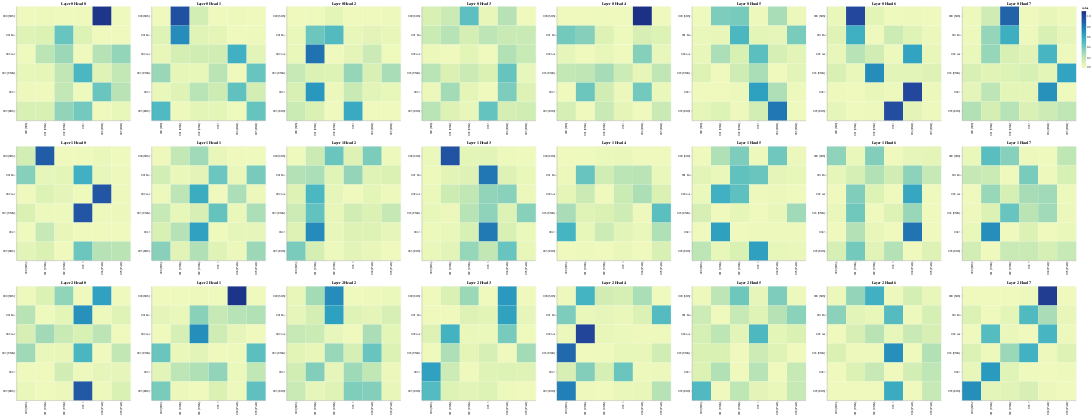

The notebook cell this image was saved under:
### Code cell
# Encoder Self-Attention
get_all_attention_maps("encoder-decoder", layers, heads, encoder_input_tokens, decoder_input_tokens, min(20, sentence_len))
